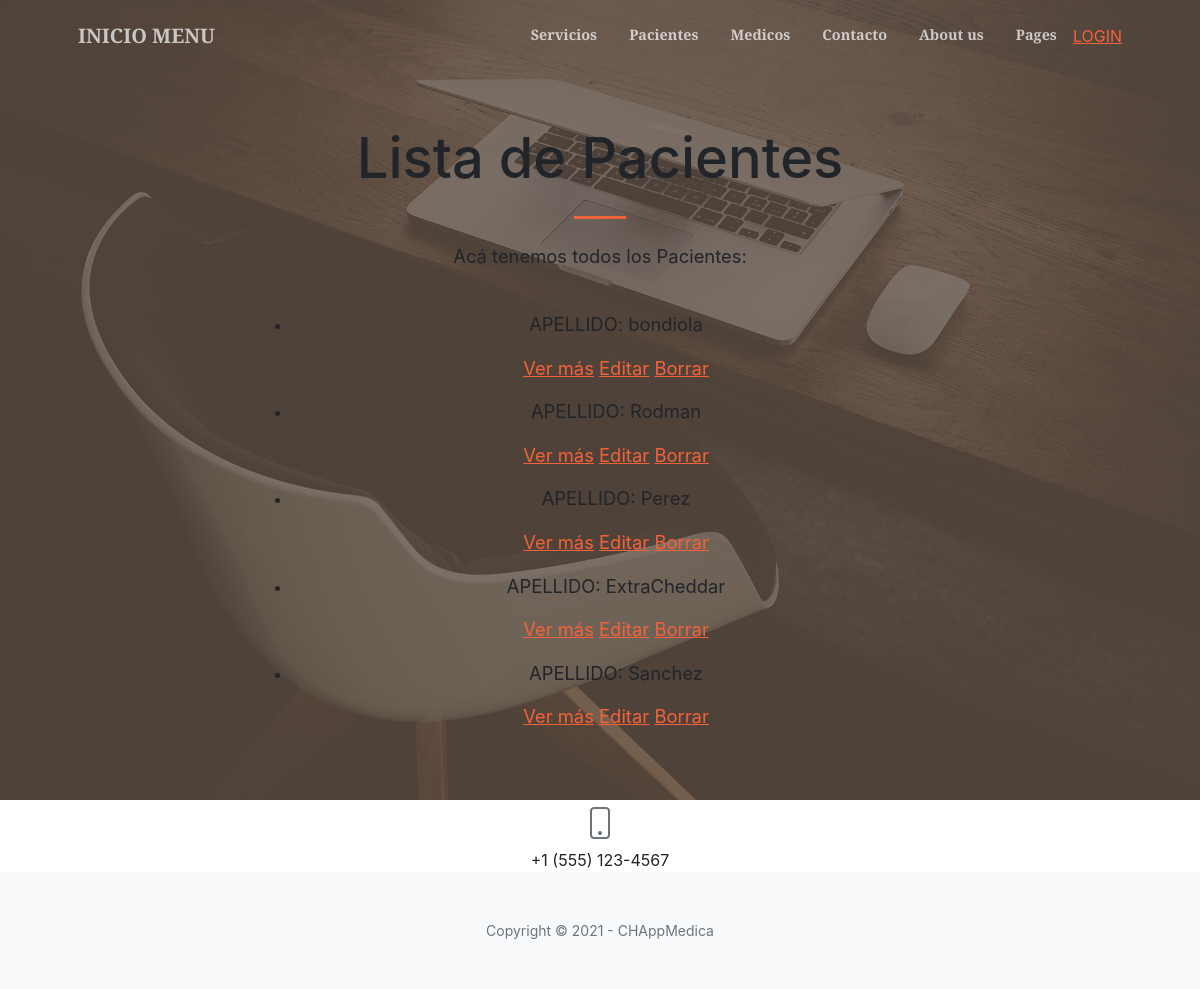
Page /AppMedica/paciente/list on the committed database.
### AppMedica/models.py (models this page shows, shortened)
class Paciente(models.Model):
    nombre = models.CharField(max_length=40)
    apellido = models.CharField(max_length=40)
    fNac = models.DateField()
    telefono = models.IntegerField()
    email = models.EmailField(null=True)
    servicio = models.CharField(max_length=40, default='')

### AppMedica/views.py (the view)
# urls.py: path('paciente/list', views.PacienteList.as_view(), name='List'),
class PacienteList(ListView):
    model = Paciente
    template_name = "AppMedica/paciente_list.html"

### AppMedica/templates/AppMedica/paciente_list.html (shortened to what this page needs)
{% extends "AppMedica/padre.html" %}
{% load static %}
        {% block contenido %}
            <h1 class="mb-1">Lista de Pacientes</h1>
        {% endblock %}
        {% block contenido2 %}
          <p>Acá tenemos todos los Pacientes:</p> <br>
          <ul>
            {% for paciente in object_list %}
            <li>
              <p>APELLIDO: {{ paciente.apellido}}</p>
              <p>
              <a href="{% url 'Detail' paciente.id %}">Ver más</a>
              <a href="{% url 'Edit' paciente.id %}">Editar</a>
              <a href="{% url 'Delete' paciente.id %}">Borrar</a>
            </p>
            </li>
            {% endfor %}
          </ul>
        {% endblock %}

### rows in the picture
Paciente: apellido "bondiola"
Paciente: apellido "Rodman"
Paciente: apellido "Perez"
Paciente: apellido "ExtraCheddar"
Paciente: apellido "Sanchez"
